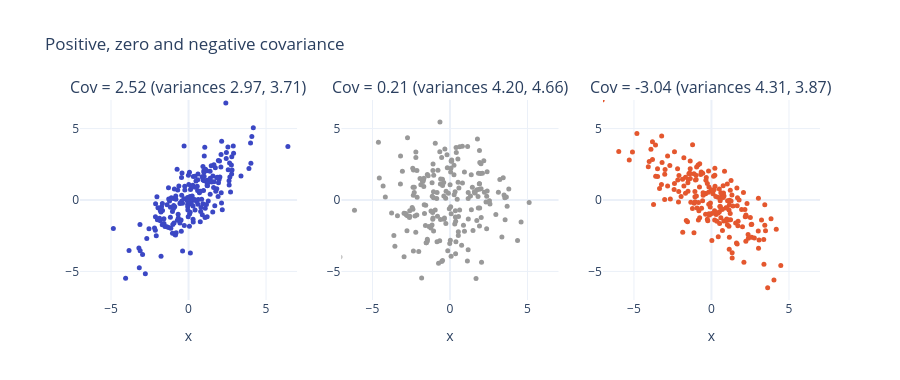

Source (notebook cell):
### Markdown cell above
#### See it with data 🔬: what the covariance looks like

Three clouds of 200 points, drawn with variances close to 4 for both variables but with different covariances.

### Code cell
rng = np.random.default_rng(1)
clouds = [rng.multivariate_normal([0, 0], [[4, c], [c, 4]], size=200) for c in [3, 0, -3]]
covs = [np.cov(pts, rowvar=False) for pts in clouds]
fig = make_subplots(rows=1, cols=3, horizontal_spacing=0.06,
                    subplot_titles=[f"Cov = {C[0, 1]:.2f} (variances {C[0, 0]:.2f}, {C[1, 1]:.2f})" for C in covs])
for k, pts in enumerate(clouds):
    fig.add_trace(go.Scatter(x=pts[:, 0], y=pts[:, 1], mode="markers", showlegend=False,
                             marker=dict(size=5, color=["#3B47C4", "#999999", "#E4572E"][k])), row=1, col=k + 1)
fig.update_xaxes(range=[-7, 7], title_text="x")
fig.update_yaxes(range=[-7, 7])
fig.update_layout(height=380, title="Positive, zero and negative covariance")
fig.show()

### Figure 1 — Plotly figure (JSON) as saved in the notebook; plotly's stock layout.template omitted (floating-point values rounded to 4 significant figures; data arrays with more than 128 entries replaced by an {"elided": "..."} marker saying what was removed)
{"data": [{"marker": {"color": "#3B47C4", "size": 5}, "mode": "markers", "showlegend": false, "type": "scatter", "x": {"elided": "200 float values"}, "xaxis": "x", "y": {"elided": "200 float values"}, "yaxis": "y"}, {"marker": {"color": "#999999", "size": 5}, "mode": "markers", "showlegend": false, "type": "scatter", "x": {"elided": "200 float values"}, "xaxis": "x2", "y": {"elided": "200 float values"}, "yaxis": "y2"}, {"marker": {"color": "#E4572E", "size": 5}, "mode": "markers", "showlegend": false, "type": "scatter", "x": {"elided": "200 float values"}, "xaxis": "x3", "y": {"elided": "200 float values"}, "yaxis": "y3"}], "layout": {"annotations": [{"font": {"size": 16}, "showarrow": false, "text": "Cov = 2.52 (variances 2.97, 3.71)", "x": 0.1467, "xanchor": "center", "xref": "paper", "y": 1.0, "yanchor": "bottom", "yref": "paper"}, {"font": {"size": 16}, "showarrow": false, "text": "Cov = 0.21 (variances 4.20, 4.66)", "x": 0.5, "xanchor": "center", "xref": "paper", "y": 1.0, "yanchor": "bottom", "yref": "paper"}, {"font": {"size": 16}, "showarrow": false, "text": "Cov = -3.04 (variances 4.31, 3.87)", "x": 0.8533, "xanchor": "center", "xref": "paper", "y": 1.0, "yanchor": "bottom", "yref": "paper"}], "height": 380, "title": {"text": "Positive, zero and negative covariance"}, "xaxis": {"anchor": "y", "domain": [0.0, 0.2933], "range": [-7, 7], "title": {"text": "x"}}, "xaxis2": {"anchor": "y2", "domain": [0.3533, 0.6467], "range": [-7, 7], "title": {"text": "x"}}, "xaxis3": {"anchor": "y3", "domain": [0.7067, 1.0], "range": [-7, 7], "title": {"text": "x"}}, "yaxis": {"anchor": "x", "domain": [0.0, 1.0], "range": [-7, 7]}, "yaxis2": {"anchor": "x2", "domain": [0.0, 1.0], "range": [-7, 7]}, "yaxis3": {"anchor": "x3", "domain": [0.0, 1.0], "range": [-7, 7]}}}
